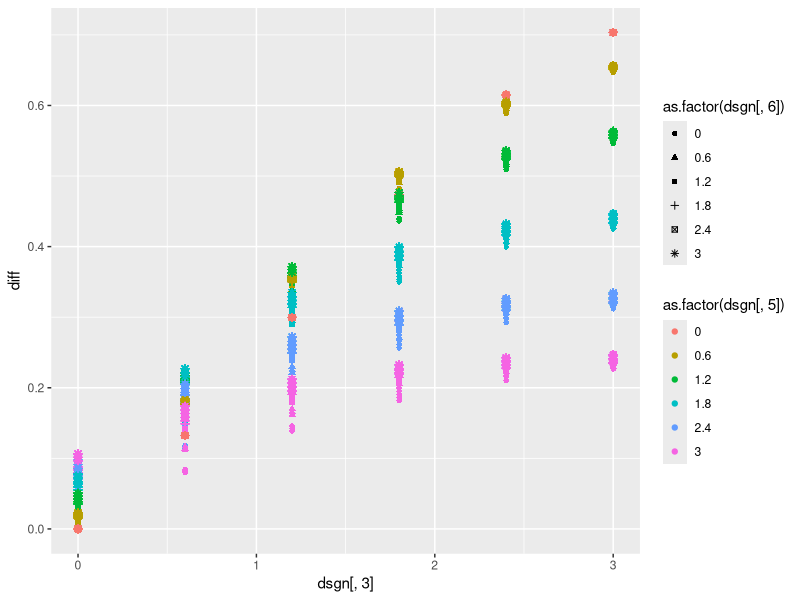
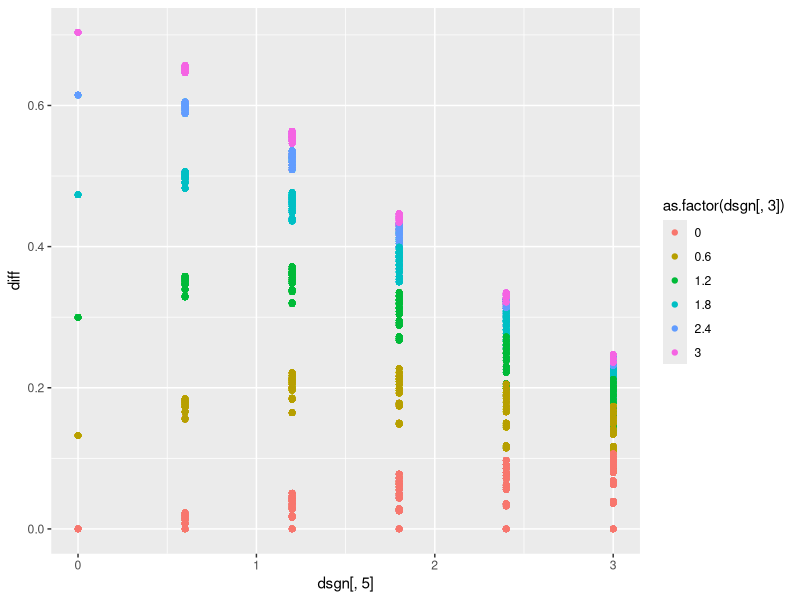
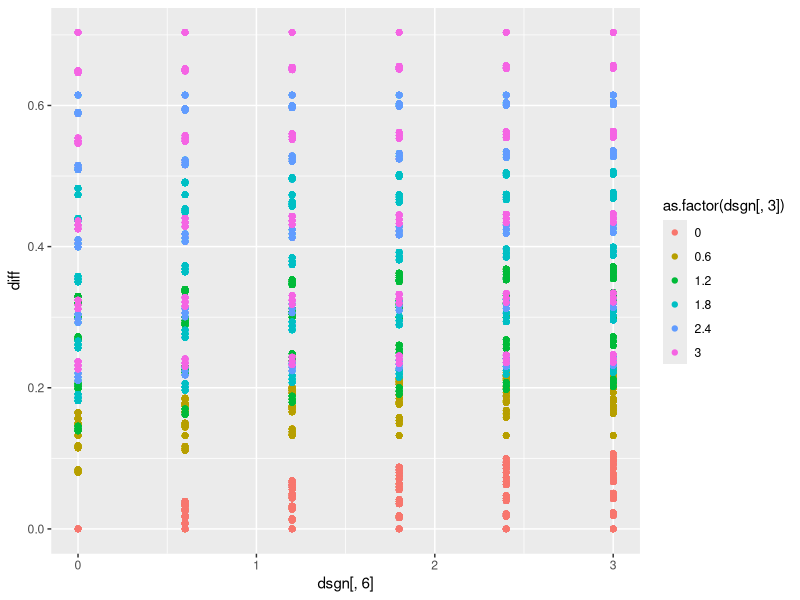
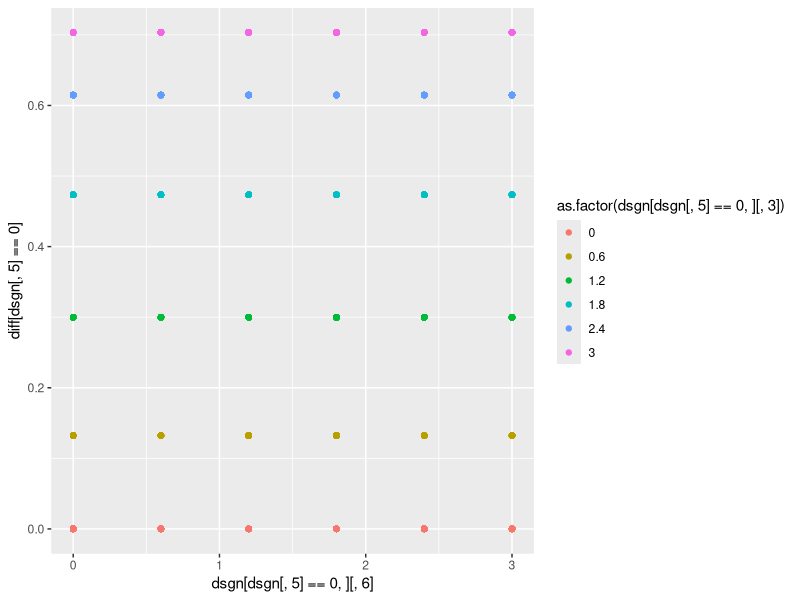
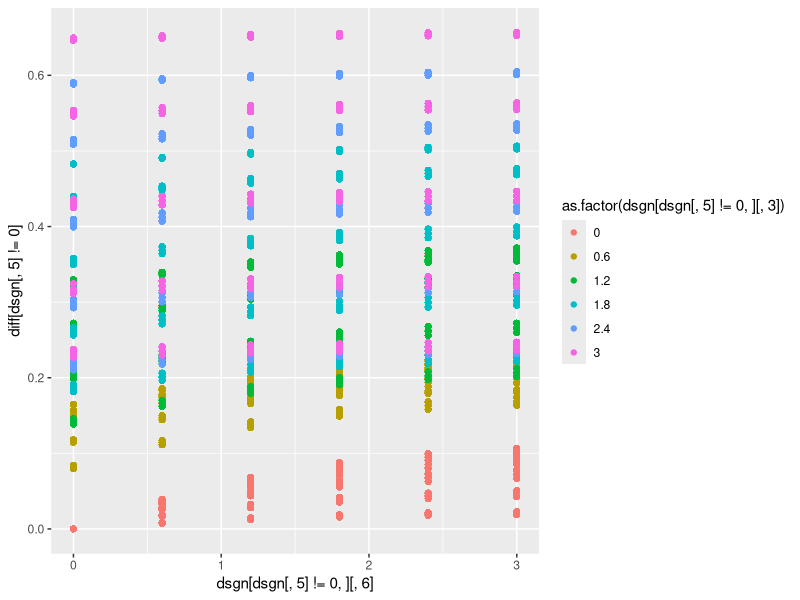
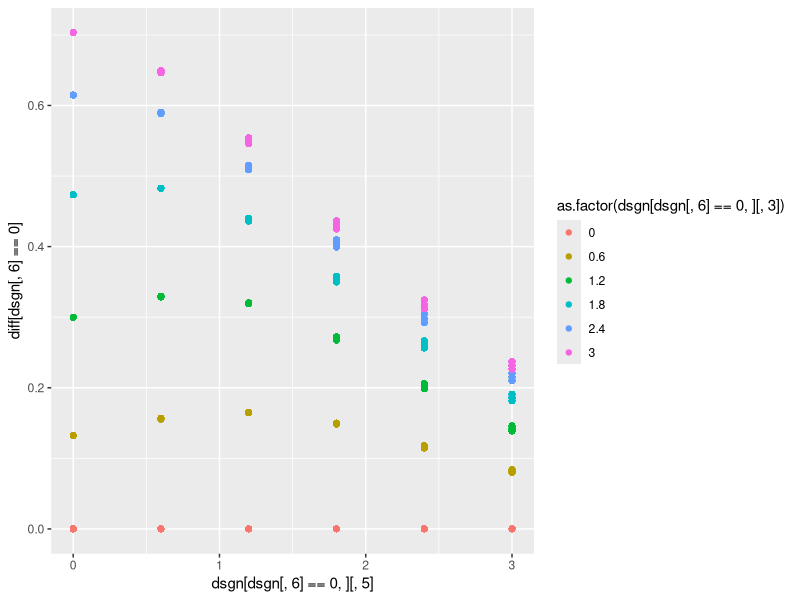
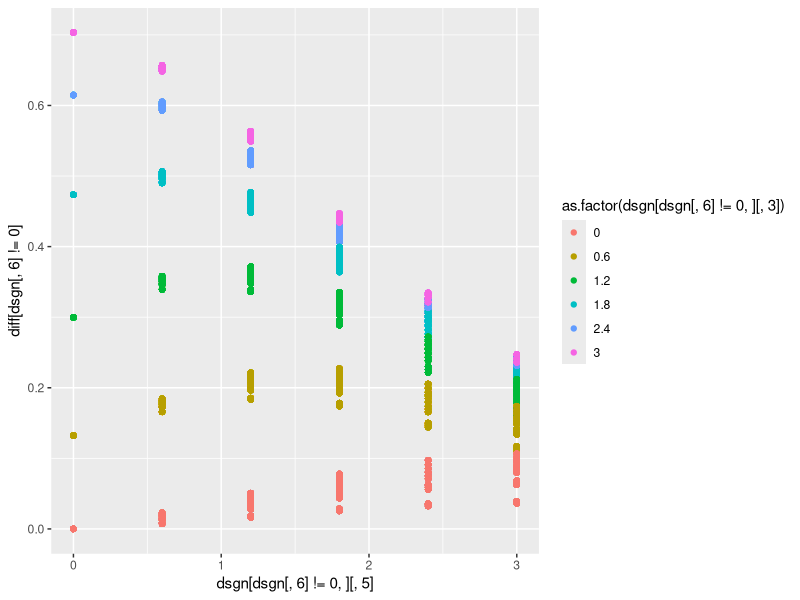
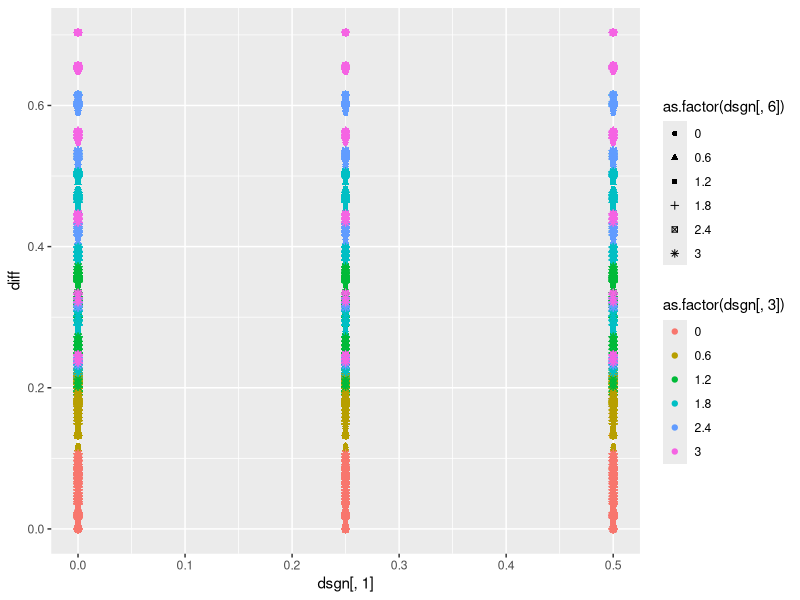

The R script that drew these images, in order:
####
# This code sets determines how different parameter settings influence diff= P(y2=1|X1=X2=1)-P(y2=1|X1=X2=0)
#
#
######################################################################## Design of experiment
lvls <- list(NA)

fixlev<-c(0, 0.25, 0.5)  # levels for not interesting parameters
seqlev<-seq(0,3,0.6)  # levels for  interesting parameters

lvls[[1]] <- fixlev

lvls[[2]] <- fixlev

lvls[[3]] <- seqlev

lvls[[4]] <- fixlev

lvls[[5]] <- seqlev

lvls[[6]] <-seqlev

lvls[[7]] <- fixlev

lvls[[8]] <- c(0)

lvls[[9]] <- c(0)

lvls[[10]] <- c(0)

lvls[[11]] <- fixlev

interceptc<-(0.5)  # intercept for C1 and C2
intercepty<-(-2)   # intercept for Y1 and Y2


### factorial design
dsgn <- as.matrix(expand.grid(lvls[[1]], lvls[[2]], lvls[[3]], lvls[[4]], lvls[[5]], lvls[[6]], lvls[[7]], lvls[[8]], lvls[[9]], lvls[[10]], lvls[[11]]))
dim(dsgn)

######################################################################## CALCULATE TRUE VALUES OF diff
				matt <- matrix(0, dim(dsgn)[1], 2)

for (i in c(1:dim(dsgn)[1])) {
truetheta11 <- 0
kk <- 1
individual <- matrix(0, 8, 8)

 myH<-0
 myZ<-0
 myX1<-1
 myX2<-1
    for (c2i in 0:1) {
        for (y1i in 0:1) {
            for (c1i in 0:1) {
                individual[kk, 1:3] <- c(y1i, c1i, c2i)
 
                # P(C1=1 or =0)
                pc1<-1/(1+exp(-(interceptc )))
                aa <- (as.numeric(c1i == 1) * (pc1) + as.numeric(c1i == 0) * (1-pc1))

                # P(Y1=1 or =0|C1,X1)
                py1<-1/(1+exp(-(intercepty + dsgn[i, 5]*c1i + dsgn[i, 3]*myX1 + dsgn[i, 8]*myH)))
                bb <- as.numeric(y1i == 1) * (py1) + as.numeric(y1i == 0) * (1 - py1)

                # P(C2=1 or =0|C1,X1)
                pc2<-(1/(1+exp(-(interceptc + dsgn[i, 4]*c1i + dsgn[i, 6]*myX1))))
                cc <- as.numeric(c2i == 1) * (pc2)  + as.numeric(c2i == 0)*(1-pc2)
                
                # P(Y2=1|C2,X2,Y1)
                dd <- (as.numeric(y1i == 1) * 1 + as.numeric(y1i == 0) * ( (1/(1+exp(-(intercepty+dsgn[i, 9]*myZ + dsgn[i, 5]*c2i + dsgn[i, 3]*myX2 + dsgn[i, 8]*myH)))) ))                

                individual[kk, 5:8] <- c(aa, bb, cc, dd)
		
                # Product
                individual[kk, 4] <- aa * bb * cc * dd
                truetheta11 <- truetheta11 + individual[kk, 4]   

                kk <- kk + 1
            }
        }
    }
    
    
    
    truetheta00<- 0
    kk <- 1
    individual <- matrix(0, 8, 8)
    myH<-0
    myZ<-0
    myX1<-0
    myX2<-0

    for (c2i in 0:1) {
        for (y1i in 0:1) {
            for (c1i in 0:1) {
                individual[kk, 1:3] <- c(y1i, c1i, c2i)
 
                # P(C1=1 or =0)
                pc1<-1/(1+exp(-(interceptc )))
                aa <- (as.numeric(c1i == 1) * (pc1) + as.numeric(c1i == 0) * (1-pc1))

                # P(Y1=1 or =0|C1,X1)
                py1<-1/(1+exp(-(intercepty + dsgn[i, 5]*c1i + dsgn[i, 3]*myX1 + dsgn[i, 8]*myH)))
                bb <- as.numeric(y1i == 1) * (py1) + as.numeric(y1i == 0) * (1 - py1)

                # P(C2=1 or =0|C1,X1)
                pc2<-(1/(1+exp(-(interceptc + dsgn[i, 4]*c1i + dsgn[i, 6]*myX1))))
                cc <- as.numeric(c2i == 1) * (pc2)  + as.numeric(c2i == 0)*(1-pc2)
                
                # P(Y2=1|C2,X2,Y1)
                dd <- (as.numeric(y1i == 1) * 1 + as.numeric(y1i == 0) * ( (1/(1+exp(-(intercepty+dsgn[i, 9]*myZ + dsgn[i, 5]*c2i + dsgn[i, 3]*myX2 + dsgn[i, 8]*myH)))) ))                

                individual[kk, 5:8] <- c(aa, bb, cc, dd)
            

                # Product
                individual[kk, 4] <- aa * bb * cc * dd
                truetheta00 <- truetheta00 + individual[kk, 4]
                
                kk <- kk + 1
            }
        }
    }
  
    matt[i, ] <- c(truetheta00, truetheta11)
    print(i/dim(dsgn)[1])
}
######################################################################## 


# Marginal probabilities of y2:
colMeans(matt)

diff<-round(matt[,2]-matt[,1],5)

library(ggplot2)

# Plots of interest:

#Theta3 has noticiable effect
qplot(dsgn[,3], diff,  color=as.factor(dsgn[,5]), shape=as.factor(dsgn[,6]))

# Theta5 and Theta6 also have effect
qplot(dsgn[,5], diff,  color=as.factor(dsgn[,3]))
qplot(dsgn[,6], diff,  color=as.factor(dsgn[,3]))

#However, theta6 only has effect if Theta5!=0
qplot(dsgn[dsgn[,5]==0,][,6], diff[dsgn[,5]==0],  color=as.factor(dsgn[dsgn[,5]==0,][,3]))
qplot(dsgn[dsgn[,5]!=0,][,6], diff[dsgn[,5]!=0],  color=as.factor(dsgn[dsgn[,5]!=0,][,3]))

#Whereas, Theta5 has effect regardless of Theta6
qplot(dsgn[dsgn[,6]==0,][,5], diff[dsgn[,6]==0],  color=as.factor(dsgn[dsgn[,6]==0,][,3]))
qplot(dsgn[dsgn[,6]!=0,][,5], diff[dsgn[,6]!=0],  color=as.factor(dsgn[dsgn[,6]!=0,][,3]))


# Other parameters do not have any noticable effect
qplot(dsgn[,1], diff,  color=as.factor(dsgn[,3]), shape=as.factor(dsgn[,6]))
qplot(dsgn[,2], diff,  color=as.factor(dsgn[,3]), shape=as.factor(dsgn[,6]))
qplot(dsgn[,4], diff,  color=as.factor(dsgn[,3]), shape=as.factor(dsgn[,6]))
qplot(dsgn[,7], diff,  color=as.factor(dsgn[,3]), shape=as.factor(dsgn[,6]))
qplot(dsgn[,11], diff,  color=as.factor(dsgn[,3]), shape=as.factor(dsgn[,6]))


mod1<-glm(diff~dsgn[,c(1:7,11)] + .*.*.,data=data.frame(dsgn[,c(1:7,11)]), family="binomial")

names(summary(mod1))
summary(mod1)$coefficients[summary(mod1)$coefficients[,4]<0.1,]


######################################################################## 